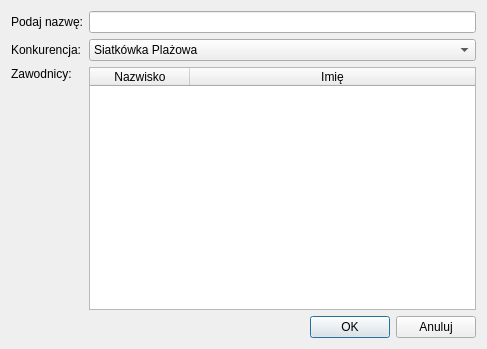
<?xml version="1.0" encoding="UTF-8"?>
<ui version="4.0">
 <class>AddTeamDialog</class>
 <widget class="QDialog" name="AddTeamDialog">
  <property name="geometry">
   <rect>
    <x>0</x>
    <y>0</y>
    <width>487</width>
    <height>349</height>
   </rect>
  </property>
  <property name="windowTitle">
   <string>DodajDruzyne</string>
  </property>
  <layout class="QVBoxLayout" name="verticalLayout_2">
   <item>
    <layout class="QGridLayout" name="gridLayout">
     <item row="2" column="2">
      <widget class="QTableWidget" name="Zawodnicy">
       <property name="sizeAdjustPolicy">
        <enum>QAbstractScrollArea::AdjustIgnored</enum>
       </property>
       <attribute name="horizontalHeaderStretchLastSection">
        <bool>true</bool>
       </attribute>
       <column>
        <property name="text">
         <string>Nazwisko</string>
        </property>
       </column>
       <column>
        <property name="text">
         <string>Imię</string>
        </property>
       </column>
      </widget>
     </item>
     <item row="0" column="2">
      <widget class="QLineEdit" name="NazwaDruzyny"/>
     </item>
     <item row="2" column="0">
      <layout class="QVBoxLayout" name="verticalLayout">
       <item>
        <widget class="QLabel" name="label_Zawodnicy">
         <property name="text">
          <string>Zawodnicy:</string>
         </property>
        </widget>
       </item>
       <item>
        <spacer name="verticalSpacer">
         <property name="orientation">
          <enum>Qt::Vertical</enum>
         </property>
         <property name="sizeHint" stdset="0">
          <size>
           <width>20</width>
           <height>40</height>
          </size>
         </property>
        </spacer>
       </item>
      </layout>
     </item>
     <item row="0" column="0">
      <widget class="QLabel" name="label_Nazwa">
       <property name="text">
        <string>Podaj nazwę:</string>
       </property>
      </widget>
     </item>
     <item row="1" column="0">
      <widget class="QLabel" name="label">
       <property name="text">
        <string>Konkurencja:</string>
       </property>
      </widget>
     </item>
     <item row="1" column="2">
      <widget class="QComboBox" name="Konkurencja">
       <item>
        <property name="text">
         <string>Siatkówka Plażowa</string>
        </property>
       </item>
       <item>
        <property name="text">
         <string>Przeciąganie Liny</string>
        </property>
       </item>
       <item>
        <property name="text">
         <string>Dwa Ognie</string>
        </property>
       </item>
      </widget>
     </item>
    </layout>
   </item>
   <item>
    <layout class="QHBoxLayout" name="horizontalLayout">
     <item>
      <spacer name="horizontalSpacer">
       <property name="orientation">
        <enum>Qt::Horizontal</enum>
       </property>
       <property name="sizeHint" stdset="0">
        <size>
         <width>40</width>
         <height>20</height>
        </size>
       </property>
      </spacer>
     </item>
     <item>
      <widget class="QPushButton" name="OK">
       <property name="text">
        <string>OK</string>
       </property>
      </widget>
     </item>
     <item>
      <widget class="QPushButton" name="Anuluj">
       <property name="text">
        <string>Anuluj</string>
       </property>
      </widget>
     </item>
    </layout>
   </item>
  </layout>
 </widget>
 <resources/>
 <connections/>
</ui>
